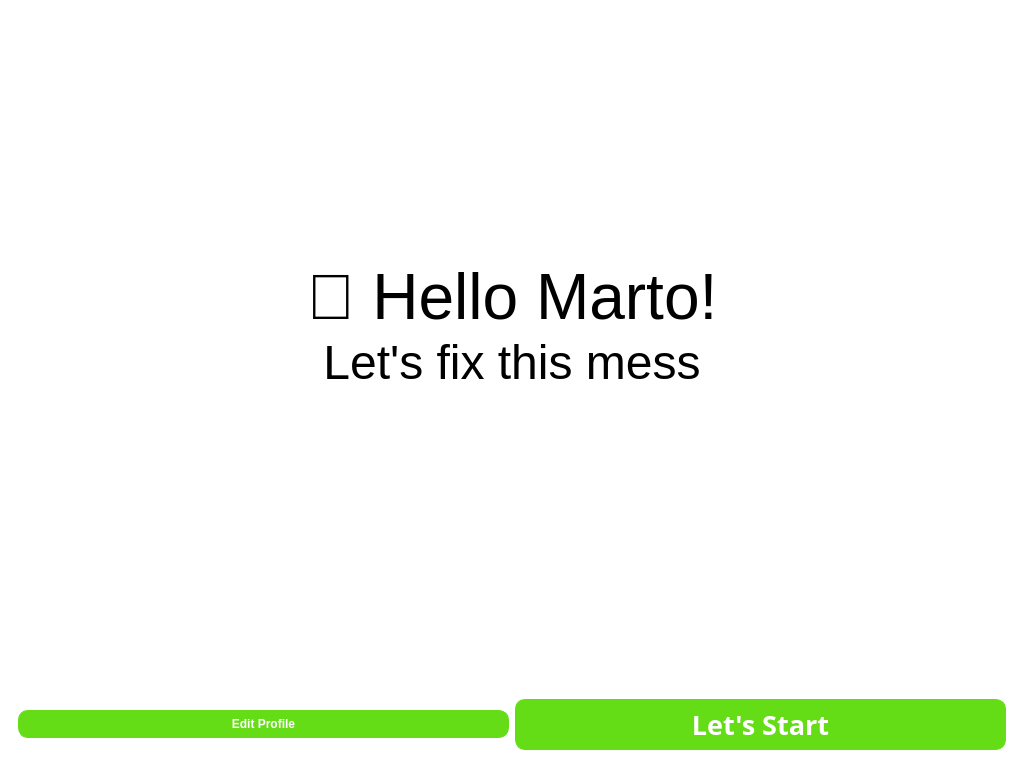
<?xml version="1.0" encoding="UTF-8"?>
<ui version="4.0">
 <class>MainWindow</class>
 <widget class="QMainWindow" name="MainWindow">
  <property name="geometry">
   <rect>
    <x>0</x>
    <y>0</y>
    <width>1024</width>
    <height>768</height>
   </rect>
  </property>
  <property name="sizePolicy">
   <sizepolicy hsizetype="Fixed" vsizetype="Fixed">
    <horstretch>0</horstretch>
    <verstretch>0</verstretch>
   </sizepolicy>
  </property>
  <property name="windowTitle">
   <string>MainWindow</string>
  </property>
  <property name="styleSheet">
   <string notr="true">background-color: rgb(255, 255, 255);</string>
  </property>
  <widget class="QWidget" name="centralwidget">
   <layout class="QVBoxLayout" name="verticalLayout">
    <item>
     <layout class="QHBoxLayout" name="horizontalLayout">
      <item>
       <widget class="QStackedWidget" name="stackedWidget">
        <property name="currentIndex">
         <number>0</number>
        </property>
        <widget class="QWidget" name="page">
         <layout class="QVBoxLayout" name="verticalLayout_4">
          <item>
           <widget class="QTextBrowser" name="Welcome_Message">
            <property name="sizePolicy">
             <sizepolicy hsizetype="Expanding" vsizetype="Expanding">
              <horstretch>0</horstretch>
              <verstretch>0</verstretch>
             </sizepolicy>
            </property>
            <property name="styleSheet">
             <string notr="true">QTextBrowser {
  border: 1px solid white;
 }</string>
            </property>
            <property name="html">
             <string>&lt;!DOCTYPE HTML PUBLIC &quot;-//W3C//DTD HTML 4.0//EN&quot; &quot;http://www.w3.org/TR/REC-html40/strict.dtd&quot;&gt;
&lt;html&gt;&lt;head&gt;&lt;meta name=&quot;qrichtext&quot; content=&quot;1&quot; /&gt;&lt;style type=&quot;text/css&quot;&gt;
p, li { white-space: pre-wrap; }
&lt;/style&gt;&lt;/head&gt;&lt;body style=&quot; font-family:'Sans Serif'; font-size:9pt; font-weight:400; font-style:normal;&quot;&gt;
&lt;p align=&quot;center&quot; style=&quot;-qt-paragraph-type:empty; margin-top:0px; margin-bottom:0px; margin-left:0px; margin-right:0px; -qt-block-indent:0; text-indent:0px;&quot;&gt;&lt;br /&gt;&lt;/p&gt;
&lt;p align=&quot;center&quot; style=&quot;-qt-paragraph-type:empty; margin-top:0px; margin-bottom:0px; margin-left:0px; margin-right:0px; -qt-block-indent:0; text-indent:0px; font-size:18pt; font-style:italic;&quot;&gt;&lt;br /&gt;&lt;/p&gt;
&lt;p align=&quot;center&quot; style=&quot;-qt-paragraph-type:empty; margin-top:0px; margin-bottom:0px; margin-left:0px; margin-right:0px; -qt-block-indent:0; text-indent:0px; font-size:18pt; font-style:italic;&quot;&gt;&lt;br /&gt;&lt;/p&gt;
&lt;p align=&quot;center&quot; style=&quot;-qt-paragraph-type:empty; margin-top:0px; margin-bottom:0px; margin-left:0px; margin-right:0px; -qt-block-indent:0; text-indent:0px; font-style:italic;&quot;&gt;&lt;br /&gt;&lt;/p&gt;
&lt;p align=&quot;center&quot; style=&quot;-qt-paragraph-type:empty; margin-top:0px; margin-bottom:0px; margin-left:0px; margin-right:0px; -qt-block-indent:0; text-indent:0px; font-size:18pt; font-style:italic;&quot;&gt;&lt;br /&gt;&lt;/p&gt;
&lt;p align=&quot;center&quot; style=&quot;-qt-paragraph-type:empty; margin-top:0px; margin-bottom:0px; margin-left:0px; margin-right:0px; -qt-block-indent:0; text-indent:0px; font-size:18pt; font-style:italic;&quot;&gt;&lt;br /&gt;&lt;/p&gt;
&lt;p align=&quot;center&quot; style=&quot;-qt-paragraph-type:empty; margin-top:0px; margin-bottom:0px; margin-left:0px; margin-right:0px; -qt-block-indent:0; text-indent:0px; font-size:18pt; font-style:italic;&quot;&gt;&lt;br /&gt;&lt;/p&gt;
&lt;p align=&quot;center&quot; style=&quot;-qt-paragraph-type:empty; margin-top:0px; margin-bottom:0px; margin-left:0px; margin-right:0px; -qt-block-indent:0; text-indent:0px; font-style:italic;&quot;&gt;&lt;br /&gt;&lt;/p&gt;
&lt;p align=&quot;center&quot; style=&quot;-qt-paragraph-type:empty; margin-top:0px; margin-bottom:0px; margin-left:0px; margin-right:0px; -qt-block-indent:0; text-indent:0px; font-size:18pt; font-style:italic;&quot;&gt;&lt;br /&gt;&lt;/p&gt;
&lt;p align=&quot;center&quot; style=&quot;-qt-paragraph-type:empty; margin-top:0px; margin-bottom:0px; margin-left:0px; margin-right:0px; -qt-block-indent:0; text-indent:0px; font-size:18pt; font-style:italic;&quot;&gt;&lt;br /&gt;&lt;/p&gt;
&lt;p align=&quot;center&quot; style=&quot; margin-top:0px; margin-bottom:0px; margin-left:0px; margin-right:0px; -qt-block-indent:0; text-indent:0px;&quot;&gt;&lt;span style=&quot; font-size:48pt;&quot;&gt;👋 Hello Marto!&lt;br /&gt;&lt;/span&gt;&lt;span style=&quot; font-size:36pt;&quot;&gt;Let's fix this mess&lt;/span&gt;&lt;/p&gt;&lt;/body&gt;&lt;/html&gt;</string>
            </property>
           </widget>
          </item>
          <item>
           <layout class="QHBoxLayout" name="horizontalLayout_2">
            <item>
             <widget class="QPushButton" name="Edit_Profile_Button">
              <property name="styleSheet">
               <string notr="true">QPushButton {
	background-color: #64dd17; 
  	color: white; 
	font: bold;
  	border: 1px solid #64dd17;
	border-radius: 10px;
	padding: 6px;
	font: 20pt &quot;San Serif&quot;;
 }

QPushButton:hover {
   background-color: #1faa00;
  	color: white;
  }

QPushButton:pressed {
   background-color:#64dd17;
	border: 1px solid #64dd17;
   border-radius: 10px;
  	color: white;
    }</string>
              </property>
              <property name="text">
               <string>Edit Profile</string>
              </property>
             </widget>
            </item>
            <item>
             <widget class="QPushButton" name="Video_Button">
              <property name="font">
               <font>
                <family>San Serif</family>
                <pointsize>20</pointsize>
                <weight>50</weight>
                <italic>false</italic>
                <bold>false</bold>
               </font>
              </property>
              <property name="styleSheet">
               <string notr="true">QPushButton {
	background-color: #64dd17; 
  	color: white; 
	font: bold;
  	border: 1px solid #64dd17;
	border-radius: 10px;
	padding: 6px;
	font: 20pt &quot;San Serif&quot;;
 }

QPushButton:hover {
   background-color: #1faa00;
  	color: white;
  }

QPushButton:pressed {
   background-color:#64dd17;
	border: 1px solid #64dd17;
   border-radius: 10px;
  	color: white;
    }</string>
              </property>
              <property name="text">
               <string>Let's Start</string>
              </property>
             </widget>
            </item>
           </layout>
          </item>
         </layout>
        </widget>
        <widget class="QWidget" name="page_2">
         <layout class="QVBoxLayout" name="verticalLayout_3">
          <item>
           <layout class="QVBoxLayout" name="verticalLayout_2">
            <item>
             <layout class="QHBoxLayout" name="horizontalLayout_8">
              <item>
               <layout class="QVBoxLayout" name="verticalLayout_7">
                <item>
                 <widget class="QLabel" name="Product">
                  <property name="styleSheet">
                   <string notr="true">color: #64dd17; 
font: 18pt &quot;San Serif&quot;;</string>
                  </property>
                  <property name="text">
                   <string>Product:</string>
                  </property>
                  <property name="alignment">
                   <set>Qt::AlignLeading|Qt::AlignLeft|Qt::AlignVCenter</set>
                  </property>
                 </widget>
                </item>
                <item>
                 <widget class="QLabel" name="Product_Name">
                  <property name="font">
                   <font>
                    <family>San Serif</family>
                    <pointsize>16</pointsize>
                    <weight>50</weight>
                    <italic>false</italic>
                    <bold>false</bold>
                   </font>
                  </property>
                  <property name="styleSheet">
                   <string notr="true">font: 16pt &quot;San Serif&quot;;</string>
                  </property>
                  <property name="text">
                   <string>None</string>
                  </property>
                  <property name="alignment">
                   <set>Qt::AlignLeading|Qt::AlignLeft|Qt::AlignVCenter</set>
                  </property>
                  <property name="wordWrap">
                   <bool>true</bool>
                  </property>
                 </widget>
                </item>
                <item>
                 <widget class="QLabel" name="Recycable">
                  <property name="styleSheet">
                   <string notr="true">color: #64dd17; 
font: 18pt &quot;San Serif&quot;;</string>
                  </property>
                  <property name="frameShadow">
                   <enum>QFrame::Plain</enum>
                  </property>
                  <property name="text">
                   <string>Recyclable:</string>
                  </property>
                  <property name="alignment">
                   <set>Qt::AlignLeading|Qt::AlignLeft|Qt::AlignVCenter</set>
                  </property>
                 </widget>
                </item>
                <item>
                 <widget class="QLabel" name="Recycable_Name">
                  <property name="styleSheet">
                   <string notr="true">font: 16pt &quot;San Serif&quot;;</string>
                  </property>
                  <property name="text">
                   <string>None</string>
                  </property>
                  <property name="alignment">
                   <set>Qt::AlignLeading|Qt::AlignLeft|Qt::AlignVCenter</set>
                  </property>
                  <property name="wordWrap">
                   <bool>true</bool>
                  </property>
                 </widget>
                </item>
               </layout>
              </item>
              <item>
               <layout class="QVBoxLayout" name="verticalLayout_6">
                <item>
                 <widget class="QLabel" name="Instructions">
                  <property name="font">
                   <font>
                    <family>San Serif</family>
                    <pointsize>18</pointsize>
                    <weight>50</weight>
                    <italic>false</italic>
                    <bold>false</bold>
                   </font>
                  </property>
                  <property name="styleSheet">
                   <string notr="true">color: #64dd17; 
font: 18pt &quot;San Serif&quot;;</string>
                  </property>
                  <property name="text">
                   <string>Materials:</string>
                  </property>
                  <property name="alignment">
                   <set>Qt::AlignLeading|Qt::AlignLeft|Qt::AlignVCenter</set>
                  </property>
                 </widget>
                </item>
                <item>
                 <widget class="QLabel" name="Materials">
                  <property name="sizePolicy">
                   <sizepolicy hsizetype="Preferred" vsizetype="Preferred">
                    <horstretch>0</horstretch>
                    <verstretch>0</verstretch>
                   </sizepolicy>
                  </property>
                  <property name="styleSheet">
                   <string notr="true">font: 16pt &quot;San Serif&quot;;</string>
                  </property>
                  <property name="text">
                   <string>Materials</string>
                  </property>
                  <property name="alignment">
                   <set>Qt::AlignLeading|Qt::AlignLeft|Qt::AlignVCenter</set>
                  </property>
                  <property name="wordWrap">
                   <bool>true</bool>
                  </property>
                 </widget>
                </item>
               </layout>
              </item>
             </layout>
            </item>
            <item>
             <spacer name="verticalSpacer">
              <property name="orientation">
               <enum>Qt::Vertical</enum>
              </property>
              <property name="sizeType">
               <enum>QSizePolicy::Expanding</enum>
              </property>
              <property name="sizeHint" stdset="0">
               <size>
                <width>20</width>
                <height>120</height>
               </size>
              </property>
             </spacer>
            </item>
            <item>
             <widget class="QLabel" name="label">
              <property name="styleSheet">
               <string notr="true">color: #64dd17; 
font: 36pt &quot;San Serif&quot;;</string>
              </property>
              <property name="text">
               <string>Current Action</string>
              </property>
              <property name="alignment">
               <set>Qt::AlignCenter</set>
              </property>
             </widget>
            </item>
           </layout>
          </item>
          <item>
           <layout class="QHBoxLayout" name="horizontalLayout_4">
            <item>
             <spacer name="horizontalSpacer">
              <property name="orientation">
               <enum>Qt::Horizontal</enum>
              </property>
              <property name="sizeType">
               <enum>QSizePolicy::Preferred</enum>
              </property>
              <property name="sizeHint" stdset="0">
               <size>
                <width>40</width>
                <height>20</height>
               </size>
              </property>
             </spacer>
            </item>
            <item>
             <widget class="QLabel" name="Current_Action">
              <property name="styleSheet">
               <string notr="true">font: 30pt &quot;San Serif&quot;;</string>
              </property>
              <property name="text">
               <string>None</string>
              </property>
              <property name="alignment">
               <set>Qt::AlignCenter</set>
              </property>
              <property name="wordWrap">
               <bool>true</bool>
              </property>
             </widget>
            </item>
            <item>
             <spacer name="horizontalSpacer_2">
              <property name="orientation">
               <enum>Qt::Horizontal</enum>
              </property>
              <property name="sizeType">
               <enum>QSizePolicy::Preferred</enum>
              </property>
              <property name="sizeHint" stdset="0">
               <size>
                <width>40</width>
                <height>20</height>
               </size>
              </property>
             </spacer>
            </item>
           </layout>
          </item>
          <item>
           <spacer name="verticalSpacer_2">
            <property name="orientation">
             <enum>Qt::Vertical</enum>
            </property>
            <property name="sizeType">
             <enum>QSizePolicy::Expanding</enum>
            </property>
            <property name="sizeHint" stdset="0">
             <size>
              <width>20</width>
              <height>120</height>
             </size>
            </property>
           </spacer>
          </item>
          <item>
           <layout class="QHBoxLayout" name="horizontalLayout_3" stretch="0,0">
            <item>
             <widget class="QPushButton" name="Exit">
              <property name="styleSheet">
               <string notr="true">QPushButton {
	background-color: #64dd17; 
  	color: white; 
	font: bold;
  	border: 1px solid #64dd17;
	border-radius: 10px;
	padding: 6px;
	font: 20pt &quot;San Serif&quot;;
 }

QPushButton:hover {
   background-color: #1faa00;
  	color: white;
  }

QPushButton:pressed {
   background-color:#64dd17;
	border: 1px solid #64dd17;
   border-radius: 10px;
  	color: white;
    }</string>
              </property>
              <property name="text">
               <string>Exit</string>
              </property>
             </widget>
            </item>
            <item>
             <widget class="QPushButton" name="Next">
              <property name="styleSheet">
               <string notr="true">QPushButton {
	background-color: #64dd17; 
  	color: white; 
	font: bold;
  	border: 1px solid #64dd17;
	border-radius: 10px;
	padding: 6px;
	font: 20pt &quot;San Serif&quot;;
 }

QPushButton:hover {
   background-color: #1faa00;
  	color: white;
  }

QPushButton:pressed {
   background-color:#64dd17;
	border: 1px solid #64dd17;
   border-radius: 10px;
  	color: white;
    }</string>
              </property>
              <property name="text">
               <string>Next</string>
              </property>
             </widget>
            </item>
           </layout>
          </item>
         </layout>
        </widget>
       </widget>
      </item>
     </layout>
    </item>
   </layout>
  </widget>
 </widget>
 <resources/>
 <connections/>
</ui>
